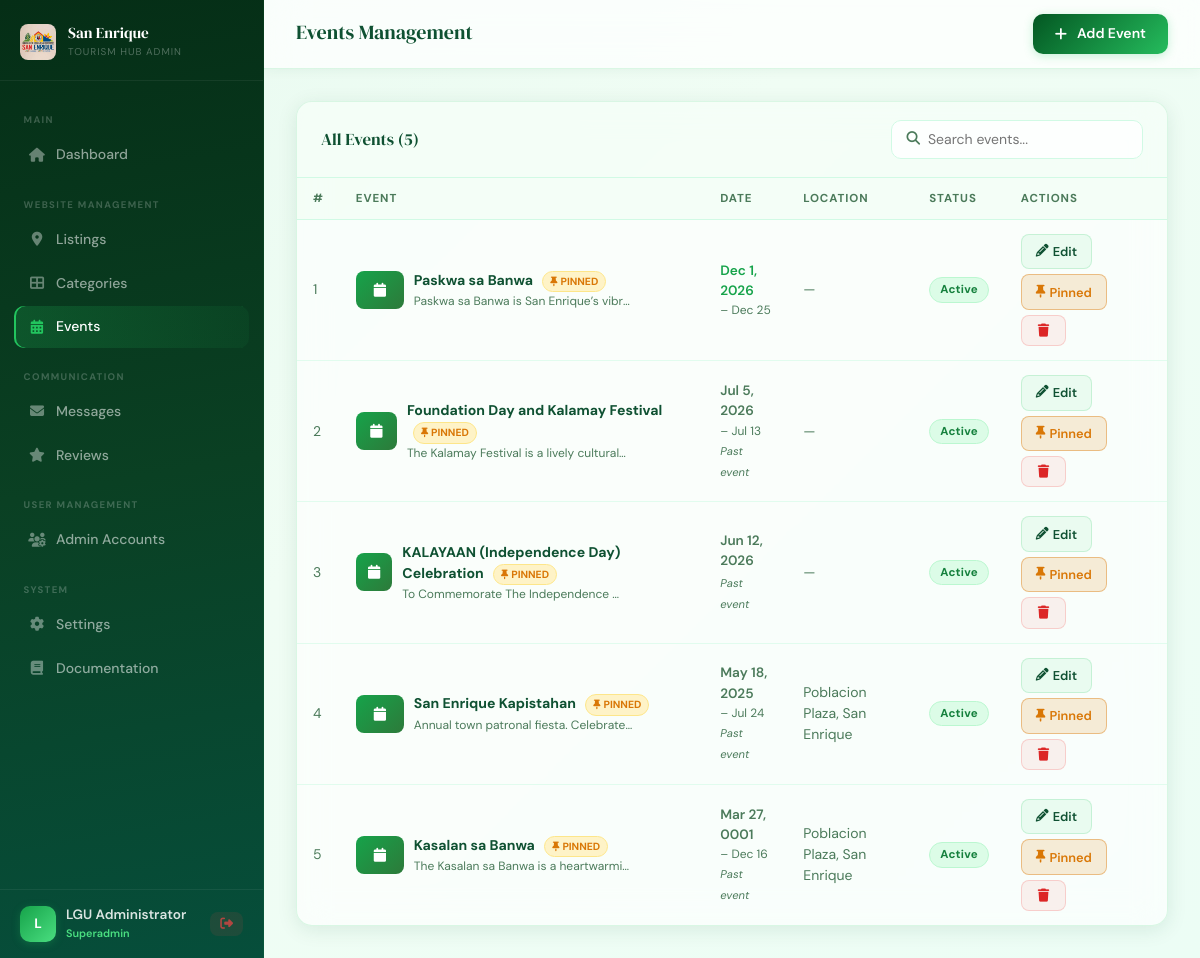
Page /admin/events.php (signed in) on the committed database.
### tables this page shows
CREATE TABLE `events` (
  `id` int(11) NOT NULL AUTO_INCREMENT,
  `title` varchar(200) NOT NULL,
  `description` text DEFAULT NULL,
  `event_date` date DEFAULT NULL,
  `end_date` date DEFAULT NULL,
  `location` varchar(255) DEFAULT NULL,
  `latitude` decimal(10,8) DEFAULT NULL,
  `longitude` decimal(11,8) DEFAULT NULL,
  `image` varchar(500) DEFAULT NULL,
  `status` enum('active','inactive') DEFAULT 'active',
  `is_pinned` tinyint(1) NOT NULL DEFAULT 0,
  `created_at` timestamp NULL DEFAULT current_timestamp(),
  PRIMARY KEY (`id`)
);

### admin/events.php (the view, shortened to what this page needs)
<?php
$db = getDB();
$action = $_GET['action'] ?? 'list';
$events = $db->query("SELECT * FROM events ORDER BY event_date DESC")->fetch_all(MYSQLI_ASSOC);
?>
<!DOCTYPE html>
<html lang="en">
<head>
<link rel="stylesheet" href="https://cdnjs.cloudflare.com/ajax/libs/font-awesome/6.4.0/css/all.min.css">
<link href="https://cdn.jsdelivr.net/npm/bootstrap@5.3.0/dist/css/bootstrap.min.css" rel="stylesheet">
<link rel="stylesheet" href="../assets/css/admin.css">
</head>
<body>
<?php require_once 'sidebar.php'; ?>
<div class="admin-content">
  <div class="admin-topbar">
    <div>
      <span class="topbar-title"><?= $action === 'list' ? 'Events Management' : ($action === 'add' ? 'Add New Event' : 'Edit Event') ?></span>
    </div>
    <div class="topbar-actions">
      <?php if ($action === 'list'): ?>
      <a href="?action=add" class="btn-admin-primary"><i class="fas fa-plus me-1"></i> Add Event</a>
      <?php else: ?>
      <a href="events.php" class="btn-admin-secondary"><i class="fas fa-arrow-left me-1"></i> Back</a>
      <?php endif; ?>
    </div>
  </div>
  <div class="admin-main">
    <?php if ($action === 'list'): ?>
    <div class="admin-table-wrap">
      <div class="admin-table-header">
        <div class="admin-table-title">All Events (<?= count($events) ?>)</div>
        <div class="admin-search">
          <i class="fas fa-search"></i>
          <input type="text" id="tableSearch" placeholder="Search events...">
        </div>
      </div>
      <?php if ($events): ?>
      <div class="table-scroll">
        <table class="admin-table" id="eventsTable">
          <thead>
            <tr>
              <th>#</th>
              <th>Event</th>
              <th>Date</th>
              <th>Location</th>
              <th>Status</th>
              <th>Actions</th>
            </tr>
          </thead>
          <tbody>
            <?php foreach ($events as $i => $ev):
              $isPast = strtotime($ev['event_date']) < time();
            ?>
            <tr>
              <td class="td-muted"><?= $i+1 ?></td>
              <td>
                <div class="listing-info">
                  <?php
                    $evThumbSrc = '';
                  ?>
                  <?php if ($evThumbSrc): ?>
                  <img src="<?= htmlspecialchars($evThumbSrc) ?>" class="listing-thumb" alt=""
                    onerror="this.style.display='none';this.nextElementSibling.style.display='flex';">
                  <div class="event-thumb-placeholder" style="display:none;">
                    <i class="fas fa-calendar"></i>
                  </div>
                  <?php else: ?>
                  <div class="event-thumb-placeholder">
                    <i class="fas fa-calendar"></i>
                  </div>
                  <?php endif; ?>
                  <div>
                    <div class="event-title-text">
                      <?= htmlspecialchars($ev['title']) ?>
                      <?php if ($ev['is_pinned'] ?? 0): ?>
                        <span style="display:inline-flex;align-items:center;gap:3px;background:#fef3c7;color:#d97706;font-size:0.65rem;font-weight:700;padding:2px 7px;border-radius:100px;border:1px solid #fde68a;margin-left:6px;">
                          <i class="fas fa-thumbtack" style="font-size:0.6rem;"></i> PINNED
                        </span>
                      <?php endif; ?>
                    </div>
                    <div class="event-desc-text"><?= htmlspecialchars($ev['description']) ?></div>
                  </div>
                </div>
              </td>
              <td>
                <div class="<?= $isPast ? 'event-date-past' : 'event-date-active' ?>">
                  <?= date('M j, Y', strtotime($ev['event_date'])) ?>
                </div>
                <?php if ($ev['end_date'] && $ev['end_date'] !== $ev['event_date']): ?>
                <div class="event-date-end">– <?= date('M j', strtotime($ev['end_date'])) ?></div>
                <?php endif; ?>
                <?php if ($isPast): ?>
                <span class="event-past-label">Past event</span>
                <?php endif; ?>
              </td>
              <td class="event-loc-text">
                <?= htmlspecialchars($ev['location'] ?: '—') ?>
              </td>
              <td><span class="status-badge <?= $ev['status'] ?>"><?= ucfirst($ev['status']) ?></span></td>
              <td>
                <div class="table-actions">
                  <a href="?action=edit&id=<?= $ev['id'] ?>" class="btn-admin-edit">
                    <i class="fas fa-pencil-alt"></i> Edit
                  </a>
                  <a href="?pin=<?= $ev['id'] ?>"
                     class="btn-admin-edit"
                     style="background:<?= ($ev['is_pinned'] ?? 0) ? 'rgba(217,119,6,0.15)' : '' ?>;border-color:<?= ($ev['is_pinned'] ?? 0) ? 'rgba(217,119,6,0.4)' : '' ?>;color:<?= ($ev['is_pinned'] ?? 0) ? '#d97706' : '' ?>;"
                     title="<?= ($ev['is_pinned'] ?? 0) ? 'Unpin from homepage' : 'Pin to homepage' ?>">
                    <i class="fas fa-thumbtack<?= ($ev['is_pinned'] ?? 0) ? '' : '' ?>"></i>
                    <?= ($ev['is_pinned'] ?? 0) ? 'Pinned' : 'Pin' ?>
                  </a>
                  <button onclick="confirmDeleteEvent(<?= $ev['id'] ?>, '<?= addslashes($ev['title']) ?>')" class="btn-admin-danger">
                    <i class="fas fa-trash"></i>
                  </button>
                </div>
              </td>
            </tr>
            <?php endforeach; ?>
          </tbody>
        </table>
      </div>
      <?php endif; ?>
    </div>
    <?php endif; ?>
  </div>
</div>
</body>

### rows in the picture
events: title "Paskwa sa Banwa", is_pinned 1 (drawn), description "Paskwa sa Banwa is San Enrique’s vibr…", event_date "Dec 1, 2026", end_date "Dec 25", location "—", status "Active"
events: title "Foundation Day and Kalamay Festival", is_pinned 1 (drawn), description "The Kalamay Festival is a lively cultural…", event_date "Jul 5, 2026", end_date "Jul 13", shows "Past event", location "—", status "Active"
events: title "KALAYAAN (Independence Day) Celebration", is_pinned 1 (drawn), description "To Commemorate The Independence…", event_date "Jun 12, 2026", shows "Past event", location "—", status "Active"
events: title "San Enrique Kapistahan", is_pinned 1 (drawn), description "Annual town patronal fiesta. Celebrate…", event_date "May 18, 2025", end_date "Jul 24", shows "Past event", location "Poblacion Plaza, San Enrique", status "Active"
events: title "Kasalan sa Banwa", is_pinned 1 (drawn), description "The Kasalan sa Banwa is a heartwarmi…", event_date "Mar 27, 0001", end_date "Dec 16", shows "Past event", location "Poblacion Plaza, San Enrique", status "Active"

### other values in the picture
substr($admin['name'], 0, 1) "L"
$admin['name'] "LGU Administrator"
$admin['role'] "Superadmin"
count($events) "5"
